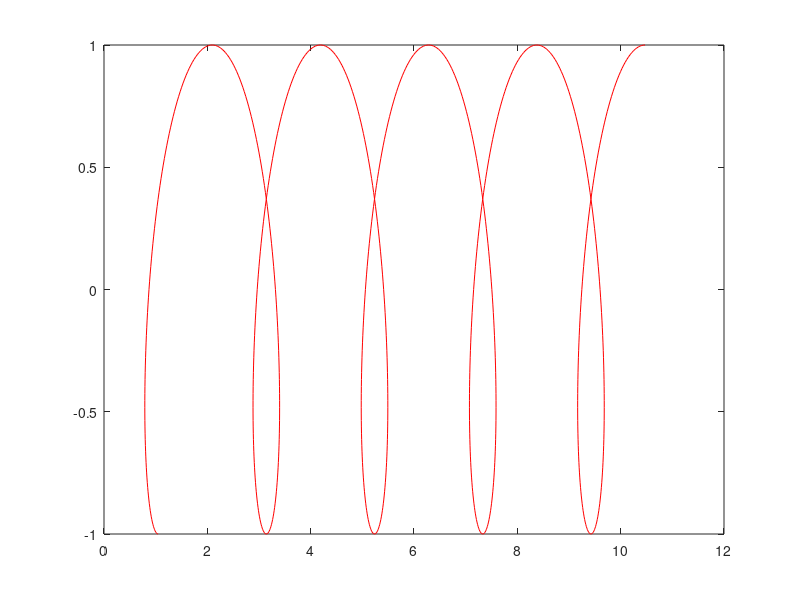

The MATLAB script that drew this image:
clc
clear all
y_c=0;



%[w c]
motion_parameters=[3 0.3];
w=motion_parameters(1);
c=motion_parameters(2);


%creating proposed path 
theta=pi:pi/100:10*pi;
x_c = (-sin(theta)*c*w+theta)/w;

x_p = x_c + sin(theta);
y_p = cos(theta);

figure(1)

plot(x_p,y_p,'r');

%{

for theta_iter=1:20:length(theta);
    x_c = (-sin(theta(theta_iter))*c*w+theta(theta_iter))/w;
    x_p = x_c + sin(theta(theta_iter));
    y_p=cos(theta(theta_iter));
    line([x_p;x_c],[y_p;y_c]);
end

%}

